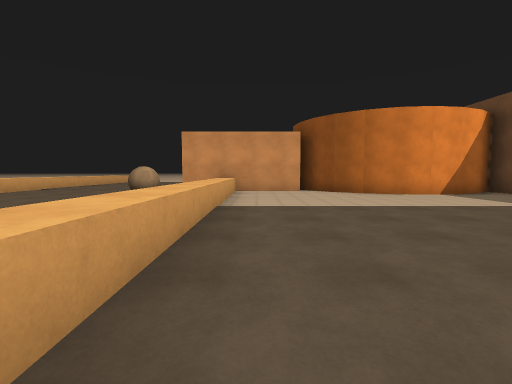
View 1 (above)

21 first-person views from a walk through a Gazebo world. The camera is 1.2 m above the floor, tilts 4° down and sees 85° across. The floor is counted in squares, 2 m on a side. Each view is taken from the middle of a square. On the plan, view 1 faces up. The plan holds only what a view shows up to about 9 squares ahead; the rest is blank.

View 2
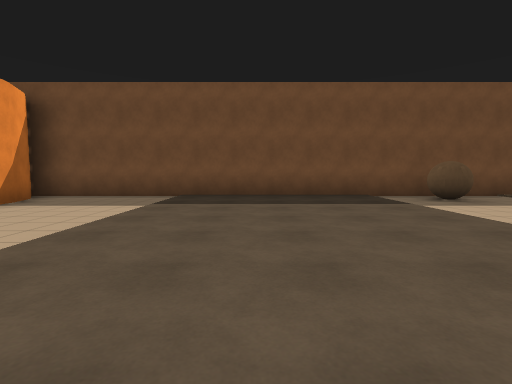

View 3
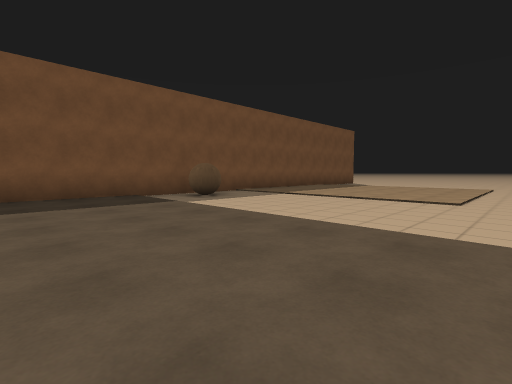

View 4
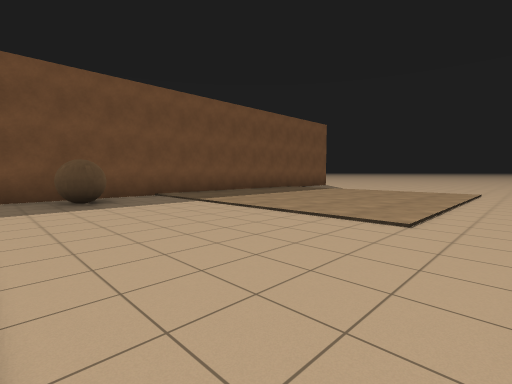

View 5
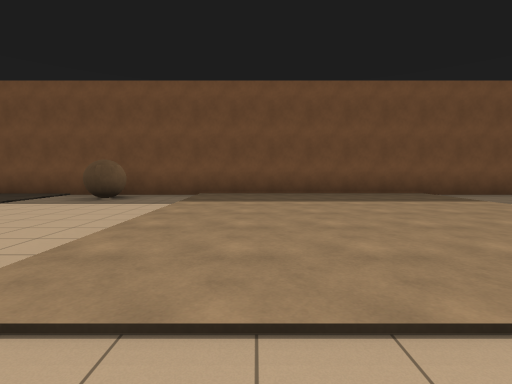

View 6
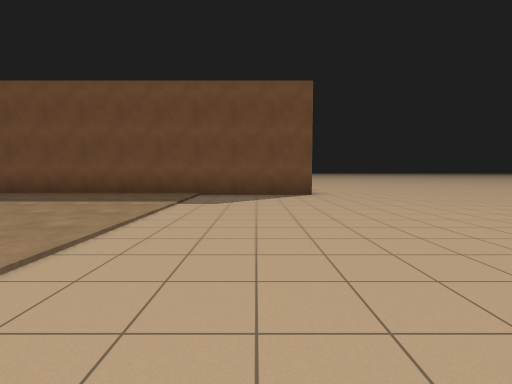

View 7
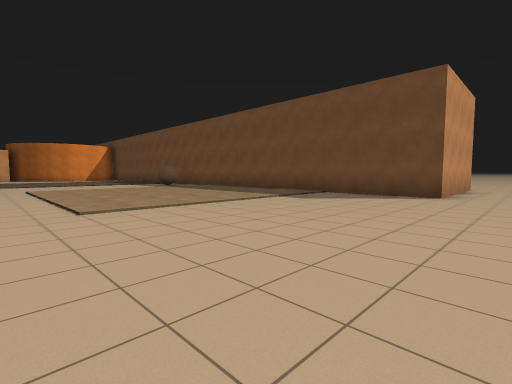

View 8
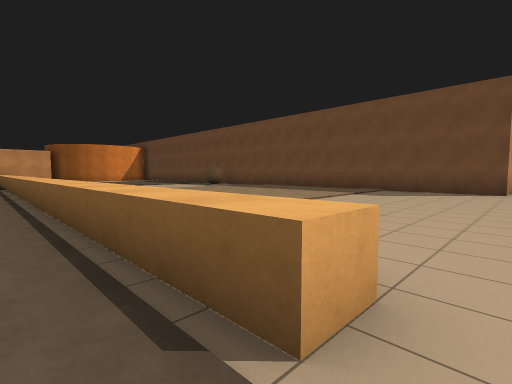

View 9
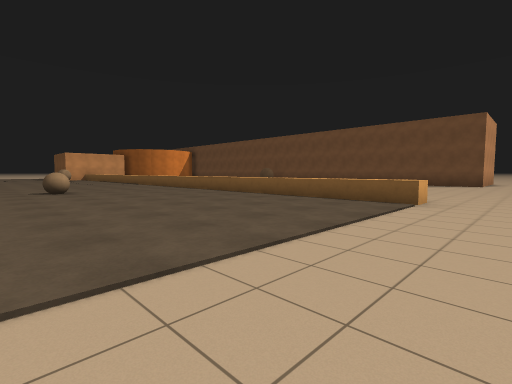

View 10
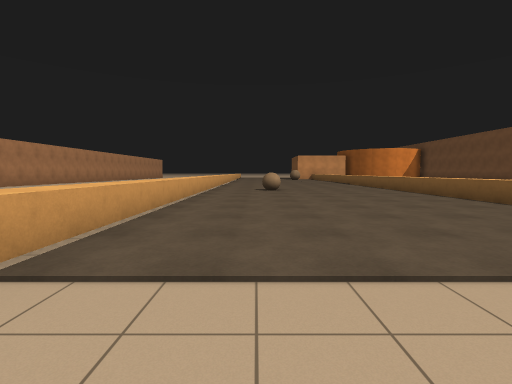

View 11
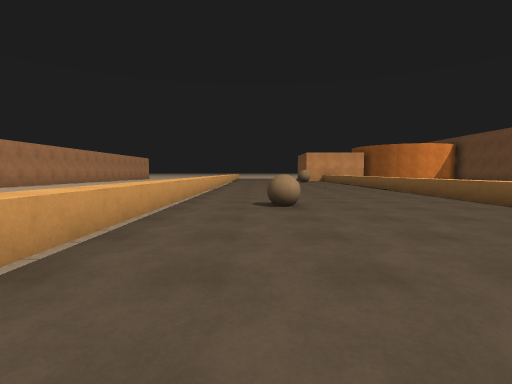

View 12
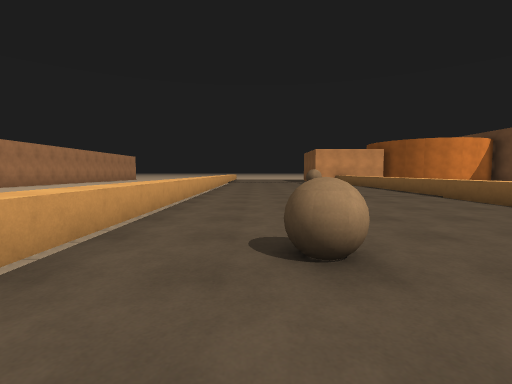

View 13
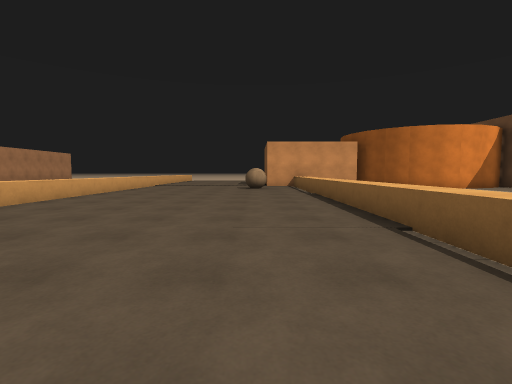

View 14
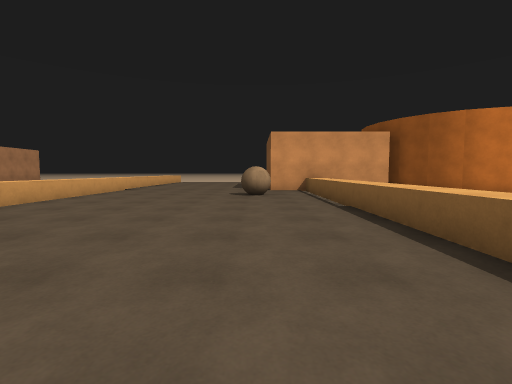

View 15
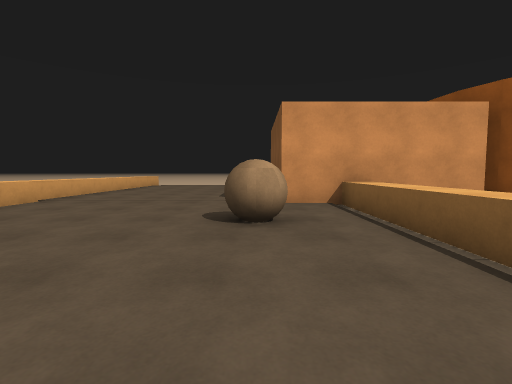

View 16
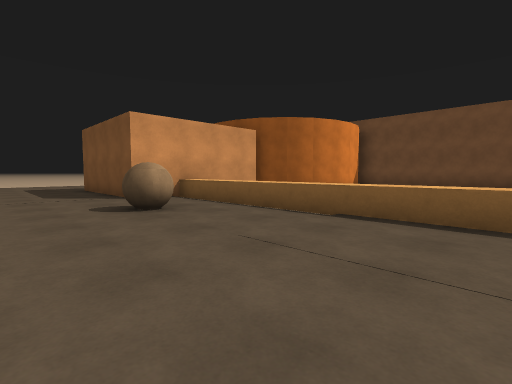

View 17
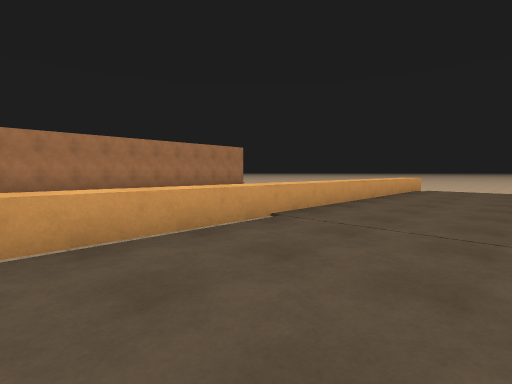

View 18
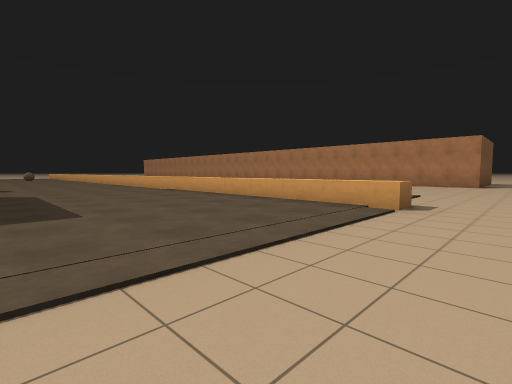

View 19
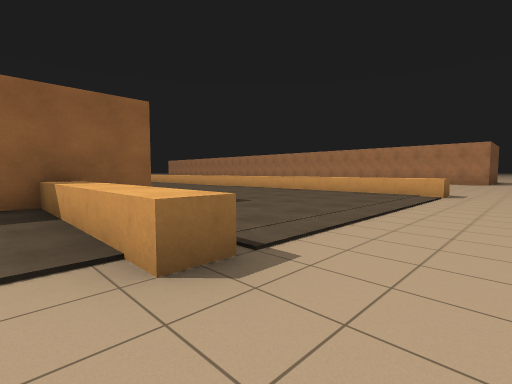

View 20
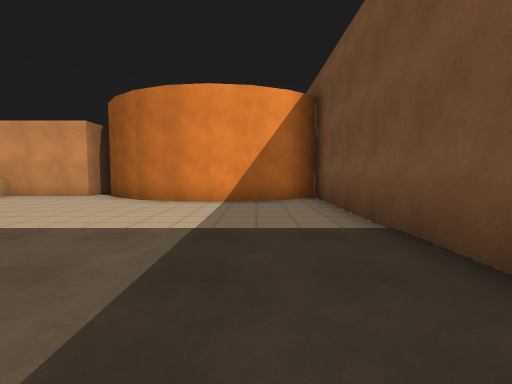

View 21
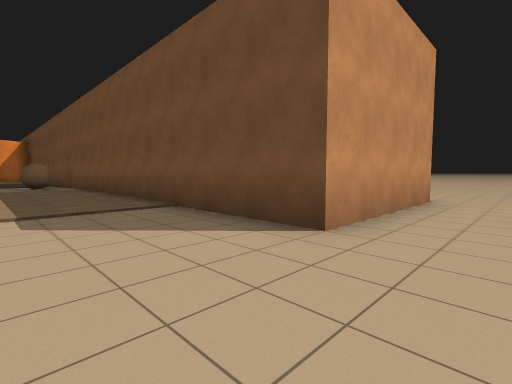

### Floor plan
Key: @ floor where view 1 was taken; # wall or solid block; . floor; = window, fence, low wall or low ledge; C brown cylinder; B brown ball; E bench; R brown box.
Columns run from 14 left of view 1 to 16 right of it. Each row starts with its distance up from view 1.
 19   .............
 18 ...............
 17 ......=......=.
 16       =      =
 15       =      =
 14       =      =
 13       =     R#R
 12       =     R
 11       =     R  RC
 10       =.....R#RRC
  9       =......#...CC CCC
  8       =....B.=.....C..E
  7       =....B.=........E
  6       =......=........E
  5       =......=........E
  4       =......=........E
  3       =......=........E
  2       =......=........E
  1       =......=........E
  0       =......=@.......E
 -1       =......=......BBE
 -2       =......=......B.E
 -3       =......=........E
 -4       =......=..      E
 -5       =.B....=..      E
 -6       =......=..      E
 -7       =......=..      E
 -8       =......=..      E
 -9       =......=..      E
-10       =......=........E
-11       =......=........E
-12       =......=........EEEE.....
-13        ........................
-14        ......................

Where each view was taken, in squares from view 1:
view 1: 0 up, 0 right, facing up
view 2: 3 up, 0 right, facing right
view 3: 3 up, 0 right, facing down-right
view 4: 0 up, 0 right, facing down-right
view 5: 5 down, 0 right, facing right
view 6: 11 down, 0 right, facing right
view 7: 14 down, 0 right, facing up-right
view 8: 13 down, 2 left, facing up-right
view 9: 14 down, 7 left, facing up-right
view 10: 14 down, 6 left, facing up
view 11: 10 down, 6 left, facing up
view 12: 7 down, 6 left, facing up
view 13: 3 down, 3 left, facing up
view 14: 0 up, 3 left, facing up
view 15: 4 up, 3 left, facing up
view 16: 3 up, 5 left, facing up-right
view 17: 7 up, 5 left, facing up-left
view 18: 19 up, 3 left, facing down-left
view 19: 19 up, 0 right, facing down-left
view 20: 2 up, 6 right, facing up
view 21: 14 down, 5 right, facing up-right
